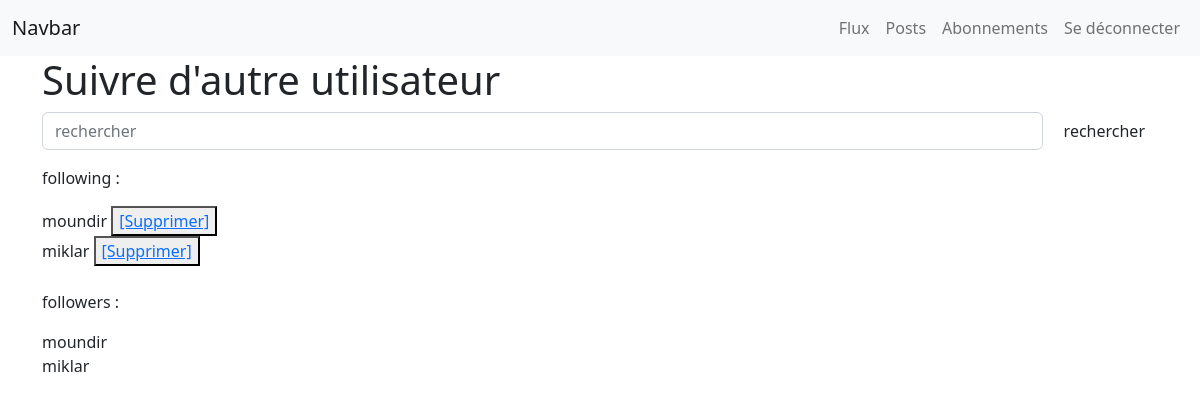
The page /follow/ (signed in) on the database as committed earlier.
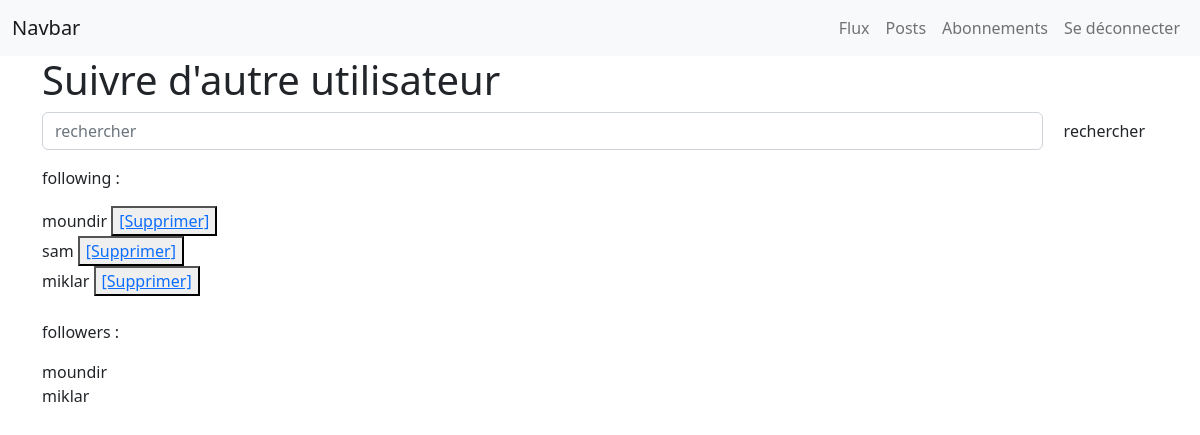
The same page on the database as committed later.
### flux/models.py (models this page shows)
class UserFollows(models.Model):
    user = models.ForeignKey(
        to=settings.AUTH_USER_MODEL,
        on_delete=models.CASCADE,
        related_name='following')
    followed_user = models.ForeignKey(to=settings.AUTH_USER_MODEL,
                                      on_delete=models.CASCADE,
                                      related_name='followers_by')
    class Meta:
        unique_together = ('user', 'followed_user',)

### flux/views.py (the view)
# urls.py: path('follow/', flux_views.follow_user, name='search'),
@login_required()
def follow_user(request):
    form = FollowForm(instance=request.user)
    if request.method == 'POST':
        if request.POST.get('search'):
            search = request.POST['search']
            follower = User.objects.get(Q(username__contains=search) & ~Q(username=request.user))
            follow = UserFollows(followed_user_id=follower.id, user_id=request.user.id)
            follow.save()
            return redirect('search')
    else:
        following = UserFollows.objects.filter(user=request.user)
        followers = UserFollows.objects.filter(followed_user=request.user)
        return render(request, 'flux/followers_search.html', {'following': following, 'followers': followers})

### flux/templates/flux/followers_search.html (shortened to what this page needs)
{% extends 'flux/base.html' %}
{% load static %}
{% block content %}
    <div class="container">
        <h1>Suivre d'autre utilisateur</h1>
        <form class="d-flex" method="post" action="{% url 'search' %}" name="ows">
            <input class="form-control me-2"
                   type="search" placeholder="rechercher" name="search">
            <button class="btn btn-outline-sucess" type="submit">rechercher</button>
        </form>
        <p>following : </p>{% for follows in following %}
        {{ follows.followed_user }}
        <button><a href="{% url 'delete-user' follows.id %}">[Supprimer]</a></button>
        <br>
    {% endfor %}
        <br>
        <p>followers : </p>
        {% for follower in followers %}
            {{ follower.user }}<br>
        {% endfor %}
    </div>
{% endblock %}

Rows that differ between the two databases and show on the page:
added UserFollows: followed_user "sam", shown under "Suivre d'autre utilisateur"
